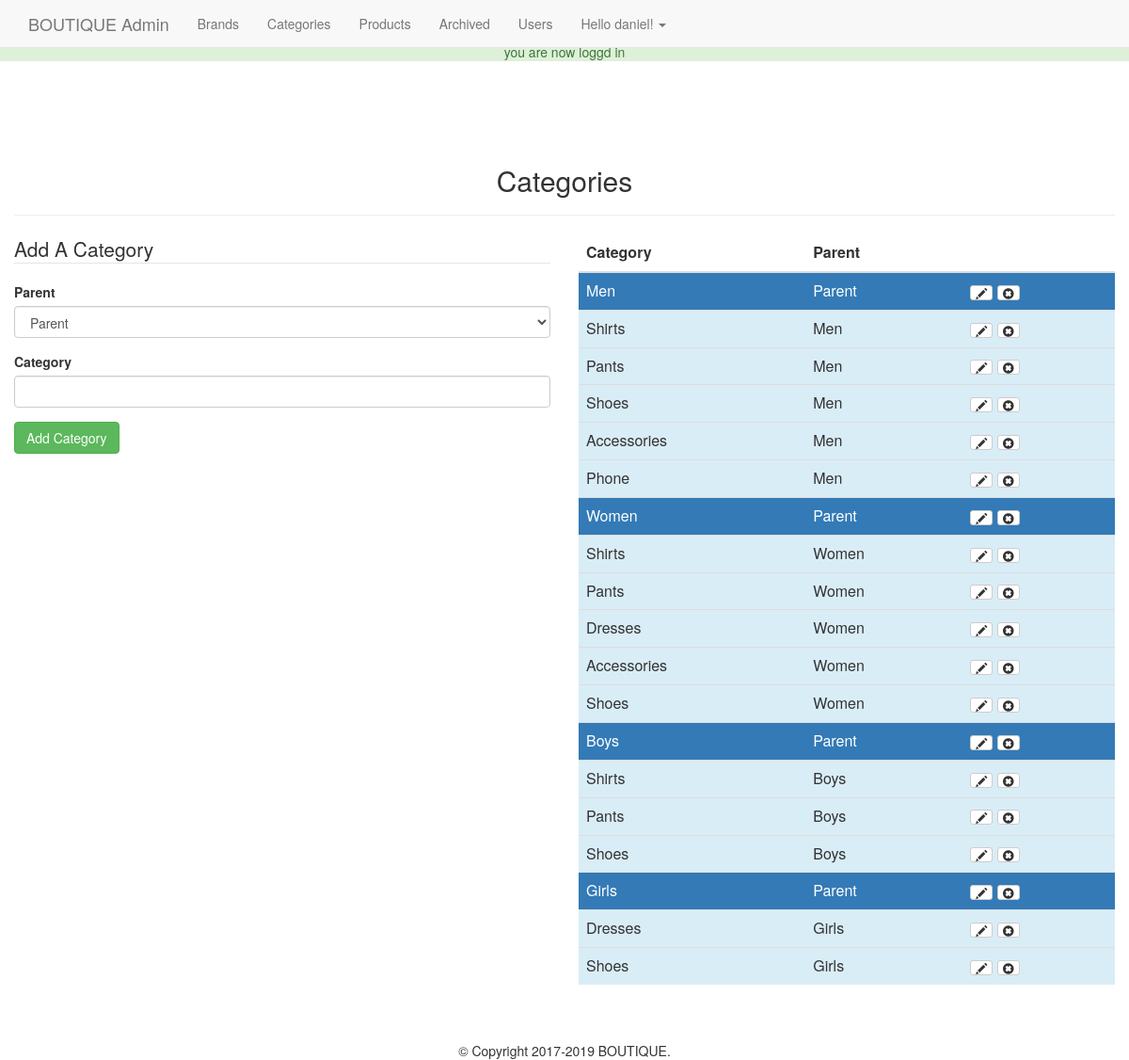
Screenshot of /admin/categories.php (signed in) with the database file from the repository.
### tables this page shows
CREATE TABLE `users` (
  `id` int(11) NOT NULL,
  `full_name` varchar(255) NOT NULL,
  `email` varchar(150) NOT NULL,
  `password` varchar(255) NOT NULL,
  `join_date` datetime NOT NULL DEFAULT CURRENT_TIMESTAMP,
  `las_login` datetime NOT NULL,
  `permissions` varchar(255) NOT NULL
);

CREATE TABLE `categories` (
  `id` int(11) NOT NULL,
  `category` varchar(255) NOT NULL DEFAULT '0',
  `parent` int(11) NOT NULL
);

### helpers/helpers.php (called while the page is built, shortened)
<?php
 function has_permission($permission = 'admin'){
   global $user_data;
   $permissions = explode(',', $user_data['permissions']);
   if (in_array($permission,$permissions, true)) {
     return true;
   }
   else {
     return false;
   }
 }

### admin/categories.php (the view, shortened to what this page needs)
<?php
  require_once $_SERVER['DOCUMENT_ROOT'].'/ecom/core/init.php';
  include 'includes/header.php';
  include 'includes/nav.php';
  $category = '';
  $post_parent = '';
      $display = display_errors($errors); ?>
    <?php
  $category_value = '';
  $parent_value = 0;
  if (isset($_GET['edit'])) {
    $category_value = $edit_category['category'];
    $parent_value = $edit_category['parent'];
  }else {
    if (isset($_POST)) {
      $category_value = $category;
      $parent_value = $post_parent;
    }
  }
 ?>
<h2 class="text-center">Categories</h2><hr>
<div class="row">
  <div class="col-md-6">
    <form class="form" action="categories.php<?=((isset($_GET['edit']))?'?edit= '.$edit_id:'');?>" method="post">
      <legend><?=((isset($_GET['edit']))?'Edit':'Add A');?> Category</legend>
      <div class="form-group">
        <label for="parent">Parent</label>
        <select class="form-control" name="parent" id="parent">
          <option value="0"<?=(($parent_value == 0))?' selected="selected"':'';?>>Parent</option>
        </select>
      </div>
      <div class="form-group">
        <label for="category">Category</label>
        <input type="text" class="form-control" id="category" name="category" value="<?=$category_value; ?>">
      </div>
      <div class="form-group">
        <input type="submit" class="btn btn-success" value="<?=((isset($_GET['edit']))?'Edit':'Add ');?> Category">
      </div>
    </form>
  </div>
  <div class="col-md-6">
    <table class="table table-borderd">
      <thead>
        <th>Category</th>
        <th>Parent</th>
        <th></th>
      </thead>
      <tbody>
        <?php
        $sql = "SELECT * FROM categories WHERE parent = 0";
        $result = $db->query($sql);
        while($parent = mysqli_fetch_assoc($result)):
          $parent_id = (int)$parent['id'];
          $sql2 = "SELECT * FROM categories WHERE parent = '$parent_id'";
          $cresult = $db->query($sql2);
          ?>
          <tr class="bg-primary">
            <td><?=$parent['category'];?></td>
            <td>Parent</td>
            <td>
              <a href="categories.php?edit=<?=$parent['id'];?>" class="btn btn-xs btn-default"><span class="glyphicon glyphicon-pencil"></a>
              <a href="categories.php?delete=<?=$parent['id'];?>" class="btn btn-xs btn-default"><span class="glyphicon glyphicon-remove-sign"></a>
            </td>
          </tr>
          <?php while($child = mysqli_fetch_assoc($cresult)): ?>
            <tr class="bg-info">
              <td><?=$child['category'];?></td>
              <td><?=$parent['category'];?></td>
              <td>
                <a href="categories.php?edit=<?=$child['id'];?>" class="btn btn-xs btn-default"><span class="glyphicon glyphicon-pencil"></a>
                <a href="categories.php?delete=<?=$child['id'];?>" class="btn btn-xs btn-default"><span class="glyphicon glyphicon-remove-sign"></a>
              </td>
            </tr>
          <?php endwhile; ?>
        <?php endwhile; ?>
      </tbody>
    </table>
  </div>
</div>
<?php
  include 'includes/footer.php';
 ?>

### admin/includes/nav.php (shortened to what this page needs)
<nav class="navbar navbar-default navbar-fixed-top">
  <div class="container">
    <a href="/ecom/admin/index.php" class="navbar-brand">BOUTIQUE Admin</a>
    <ul class="nav navbar-nav">
      <li><a href="brand.php">Brands</a></li>
      <li><a href="categories.php">Categories</a></li>
      <li><a href="products.php">Products</a></li>
      <li><a href="deleted.php">Archived</a></li>
      <?php if(has_permission('admin')): ?>
        <li><a href="users.php">Users</a></li>
      <?php endif; ?>
      <li class="dropdown">
        <a href="" class="dropdown-toggle" data-toggle="dropdown">Hello <?=$user_data['first']?>!
        <span class="caret"></span>  </a>
      </li>
  </div>
</nav>
<br><br>

### css/main.css (style rules this page uses)
body { padding-top: 5px }

### rows the page displays
users: full_name "daniel"
categories: category "Men"
categories: category "Shirts"
categories: category "Pants"
categories: category "Shoes"
categories: category "Accessories"
categories: category "Phone"
categories: category "Women"
categories: category "Shirts"
categories: category "Pants"
categories: category "Dresses"
categories: category "Accessories"
categories: category "Shoes"
categories: category "Boys"
categories: category "Shirts"
categories: category "Pants"
categories: category "Shoes"
categories: category "Girls"
categories: category "Dresses"
categories: category "Shoes"

### other values shown
$_SESSION['success_MSG'] "you are now loggd in"
